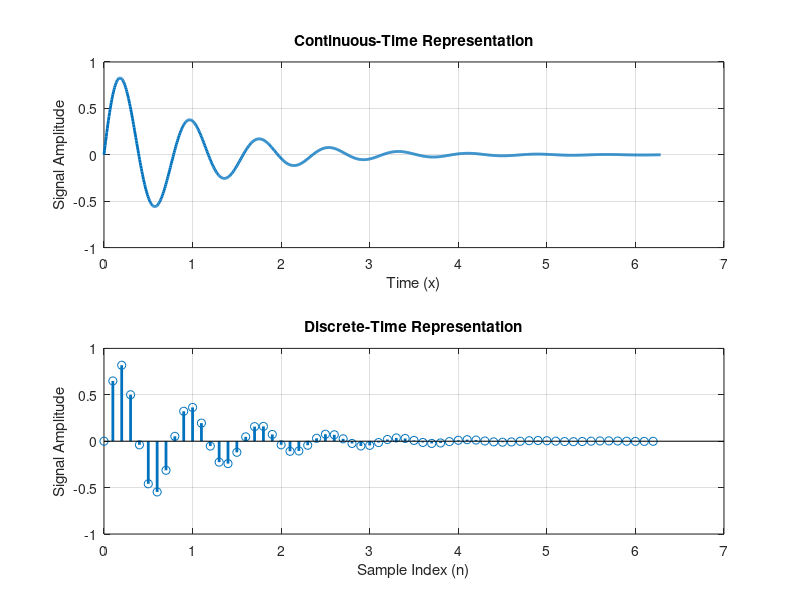

The MATLAB source for this figure: (Note: this script raises an error after producing the figure.)
% Continuous-time representation
x_cont = linspace(0, 2*pi, 1000); % Define range of x for continuous representation
y_cont = exp(-x_cont) .* sin(8*x_cont); % Calculate signal values

% Discrete-time representation
n = 0:0.1:2*pi; % Define range of x for discrete representation
y_discrete = exp(-n) .* sin(8*n); % Calculate signal values

% Plot continuous-time representation
subplot(2,1,1);
plot(x_cont, y_cont, 'linewidth', 2);
title('Continuous-Time Representation');
xlabel('Time (x)');
ylabel('Signal Amplitude');
grid on;

% Plot discrete-time representation
subplot(2,1,2);
stem(n, y_discrete, 'linewidth', 2);
title('Discrete-Time Representation');
xlabel('Sample Index (n)');
ylabel('Signal Amplitude');
grid on;

% Adjust subplot spacing
sgtitle('Continuous-Time and Discrete-Time Representations of exp(-x)sin(8x)');
